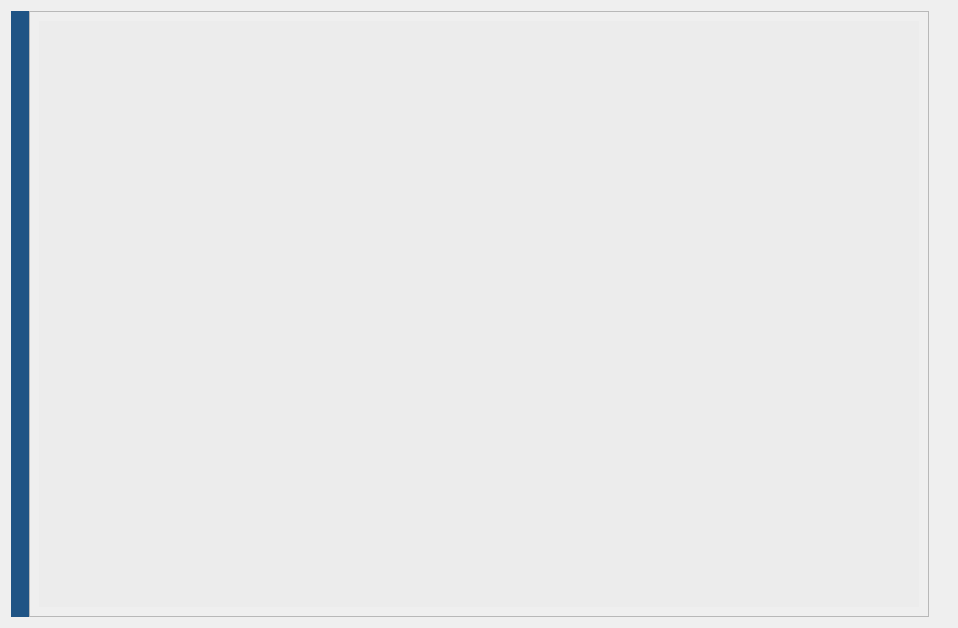
                     <widget class="QWidget" name="bev_page">
                      <layout class="QHBoxLayout" name="horizontalLayout_26">
                       <item>
                        <layout class="QHBoxLayout" name="horizontalLayout_20">
                         <property name="spacing">
                          <number>0</number>
                         </property>
                         <item>
                          <widget class="QFrame" name="frame_18">
                           <property name="maximumSize">
                            <size>
                             <width>300</width>
                             <height>16777215</height>
                            </size>
                           </property>
                           <property name="styleSheet">
                            <string notr="true">QFrame#frame_18{
border-radius: 10px;
background-color: rgb(31, 84, 133);
}</string>
                           </property>
                           <property name="frameShape">
                            <enum>QFrame::Shape::StyledPanel</enum>
                           </property>
                           <property name="frameShadow">
                            <enum>QFrame::Shadow::Raised</enum>
                           </property>
                           <layout class="QVBoxLayout" name="verticalLayout_47">
                            <item>
                             <widget class="Clock" name="clock" native="true"/>
                            </item>
                            <item>
                             <widget class="GaugePanel" name="fps_gauge" native="true"/>
                            </item>
                            <item>
                             <widget class="ProgressRing" name="cpu_usage" native="true"/>
                            </item>
                            <item>
                             <widget class="ProgressRing" name="gpu_usage" native="true"/>
                            </item>
                           </layout>
                          </widget>
                         </item>
                         <item>
                          <widget class="QFrame" name="frame_2">
                           <property name="minimumSize">
                            <size>
                             <width>900</width>
                             <height>0</height>
                            </size>
                           </property>
                           <property name="maximumSize">
                            <size>
                             <width>16777215</width>
                             <height>16777215</height>
                            </size>
                           </property>
                           <property name="frameShape">
                            <enum>QFrame::Shape::StyledPanel</enum>
                           </property>
                           <property name="frameShadow">
                            <enum>QFrame::Shadow::Raised</enum>
                           </property>
                           <layout class="QHBoxLayout" name="horizontalLayout_22">
                            <item>
                             <widget class="QLabel" name="lb_proj">
                              <property name="minimumSize">
                               <size>
                                <width>0</width>
                                <height>0</height>
                               </size>
                              </property>
                              <property name="styleSheet">
                               <string notr="true">background-color: rgba(232, 232, 232,120);
border-image: url(:/images/images/images/投影背景.png);</string>
                              </property>
                              <property name="text">
                               <string/>
                              </property>
                             </widget>
                            </item>
                           </layout>
                          </widget>
                         </item>
                         <item>
                          <layout class="QVBoxLayout" name="verticalLayout_29">
                           <property name="spacing">
                            <number>0</number>
                           </property>
                           <item>
                            <widget class="QFrame" name="frame_22">
                             <property name="maximumSize">
                              <size>
                               <width>16777215</width>
                               <height>16777215</height>
                              </size>
                             </property>
                             <layout class="QVBoxLayout" name="verticalLayout_51">
                              <property name="leftMargin">
                               <number>0</number>
                              </property>
                              <property name="topMargin">
                               <number>0</number>
                              </property>
                              <property name="rightMargin">
                               <number>0</number>
                              </property>
                              <property name="bottomMargin">
                               <number>0</number>
                              </property>
                              <item>
                               <widget class="QLabel" name="lb_infer_front1">
                                <property name="minimumSize">
                                 <size>
                                  <width>0</width>
                                  <height>300</height>
                                 </size>
                                </property>
                                <property name="maximumSize">
                                 <size>
                                  <width>16777215</width>
                                  <height>16777215</height>
                                 </size>
                                </property>
                                <property name="text">
                                 <string/>
                                </property>
                                <property name="alignment">
                                 <set>Qt::AlignmentFlag::AlignCenter</set>
                                </property>
                               </widget>
                              </item>
                              <item>
                               <layout class="QHBoxLayout" name="horizontalLayout_48">
                                <property name="spacing">
                                 <number>20</number>
                                </property>
                                <item>
                                 <widget class="QFrame" name="frame_33">
                                  <property name="minimumSize">
                                   <size>
                                    <width>0</width>
                                    <height>300</height>
                                   </size>
                                  </property>
                                  <layout class="QVBoxLayout" name="layout_scatter"/>
                                 </widget>
                                </item>
                                <item>
                                 <layout class="QVBoxLayout" name="layout_pie"/>
                                </item>
                               </layout>
                              </item>
                             </layout>
                            </widget>
                           </item>
                           <item>
                            <layout class="QVBoxLayout" name="layout_chart"/>
                           </item>
                          </layout>
                         </item>
                        </layout>
                       </item>
                      </layout>
                     </widget>
